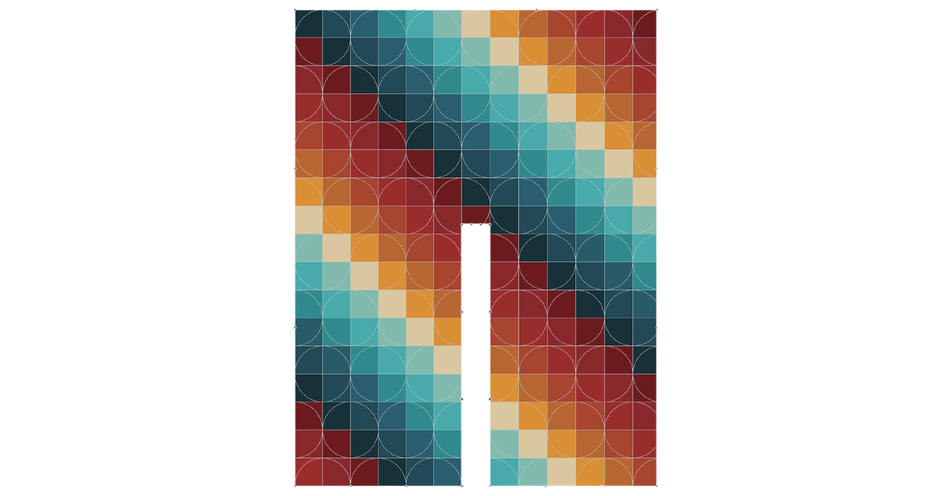
#> input picture 2D/data/cirrec/img.png, 952 x 496 px, shrunk from 1751 x 912 before the run, found by its file name
$ python Variational_2D.py
#> lines starting #> are read from the running program, lines starting #| are printed output that depends on the picture; after the words box and inside, x2 and y2 are one past the last pixel; in counts of white or black regions, pixels touching at a corner belong together
"""
Variational Anisotropic Green Coordinates for 2D shape deformation.
"""

import argparse
import math
import os
import re
import time

import imageio.v3 as iio
import matplotlib.pyplot as plt
from matplotlib.collections import QuadMesh
from matplotlib.path import Path
from matplotlib.widgets import Button
import numpy as np
from scipy import ndimage


# [8 lines left out: function anisotropic_matrix_sqrt, not called in this run]


def load_image_rgba(path):
#> called with path = './data/tower/img.png'
    img = iio.imread(path)
#> img is the input picture: shape (496, 952, 4); mean R, G, B, A 43.6, 38.7, 34.5, 88.8
    if img.ndim == 2:
        rgb = np.repeat(img[:, :, None], 3, axis=2)
        alpha = None
    elif img.shape[2] == 4:
        rgb = img[:, :, :3].copy()
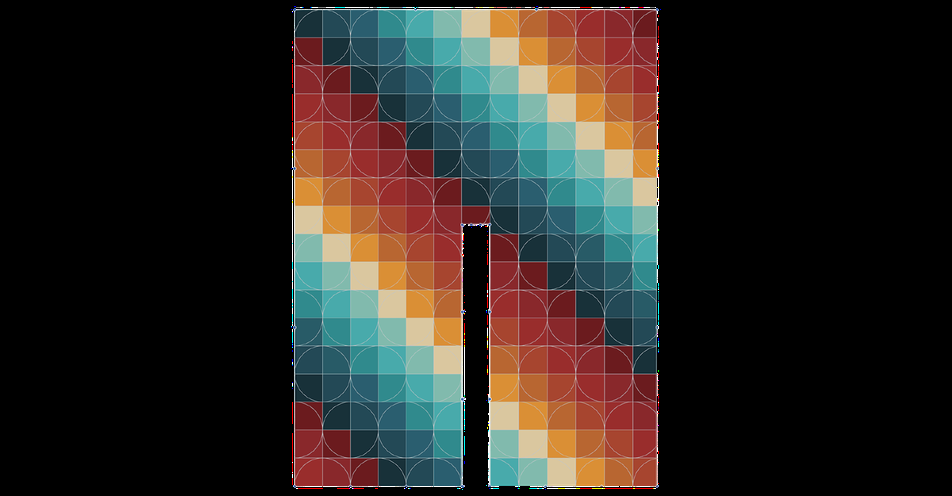
#> rgb: shape (496, 952, 3); mean R, G, B 43.6, 38.7, 34.5
        alpha = img[:, :, 3]
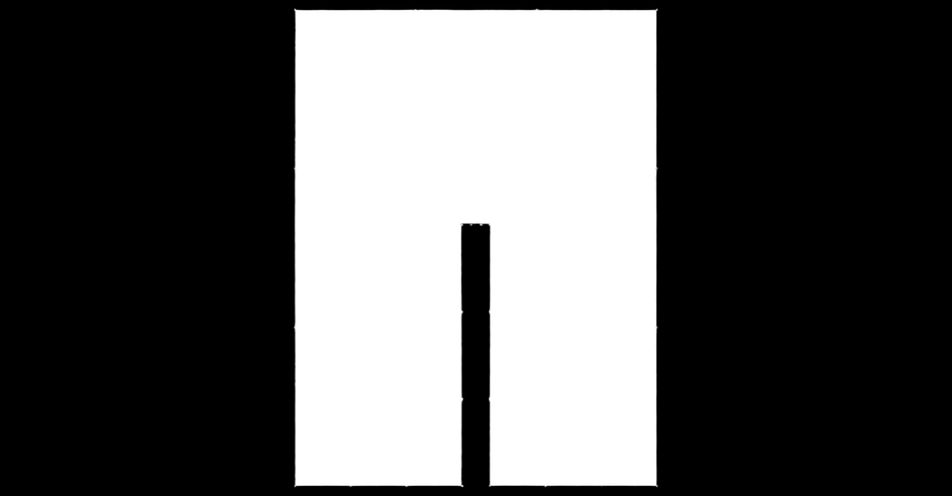
#> alpha: shape (496, 952); min 0, max 255, mean 88.8
        for c in range(3):
            rgb[:, :, c][alpha == 0] = 255
    else:
        rgb = img[:, :, :3].copy()
        alpha = None
    if rgb.dtype != np.uint8:
        rgb = np.clip(rgb, 0, 255).astype(np.uint8)
    return rgb, alpha


def load_cage(path):
    data = np.loadtxt(path)
    flat = np.asarray(data, dtype=float).ravel()
    if flat.size % 2 != 0:
        raise ValueError("Cage file must contain an even number of values.")
    return flat.reshape(-1, 2)


# [201 lines left out: functions parse_point_data, read_constraints_file, apply_coordinate_transform, poly2mask, bwperim, is_point_in_cage and 7 more, not called in this run]


def computeF_Kn_double_root(A, K, n, omega):
    return compute_G_integral(n, -2 * K, omega) / (A ** K)


# [17 lines left out: function computeF_Kn_closed_form, not called in this run]


def real_clean(x):
    x = np.real_if_close(x, tol=1000)
    return np.real(x).astype(float)


# [311 lines left out: functions compute_curve_coordinates_closed_form, compute_green_coord_values_for_point, finite_difference_green_derivatives, relative_error, max_abs_error, validate_closed_form_derivatives and 2 more, not called in this run]


def point_key(p):
    return f"{p[0]:.10f}_{p[1]:.10f}"


# [210 lines left out: functions compute_green_coord_derivatives_for_points, solve_local_step, solve_soft_constraints, sample_C_D_at_point, solve_global_step, variational_harmonic_map, not called in this run]


def apply_green_coords(coords, x):
    return np.sum(coords * np.asarray(x).reshape(1, 1, -1), axis=2)


# [5 lines left out: function make_safe_mask, not called in this run]


class VariationalAnisotropicApp:
    def __init__(
        self,
        folder,
        A,
        epsilon=5.0,
        samples_per_edge=10,
        lambda_user=100.0,
        lambda_hess=100.0,
    ):
        self.folder = folder
        self.lambda_user = float(lambda_user)
        self.lambda_hess = float(lambda_hess)

        self.img_path = os.path.join(".", "data", folder, "img.png")
        self.cage_path = os.path.join(".", "data", folder, "cage.txt")
        if not os.path.exists(self.cage_path):
            self.cage_path = os.path.join(".", "data", folder, "cage_variational.txt")
        self.constraints_path = os.path.join(".", "data", folder, "constraints.txt")

        self.img, alpha = load_image_rgba(self.img_path)
        self.h, self.w = self.img.shape[:2]
#> self.h = 496; self.w = 952

        if alpha is None:
            self.valid_mask = np.ones((self.h, self.w), dtype=bool)
        else:
            self.valid_mask = alpha > 0
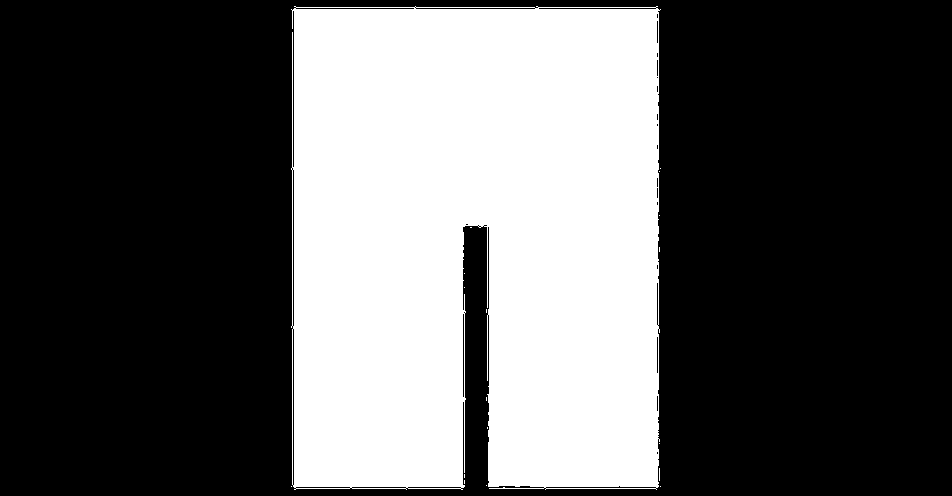
#> self.valid_mask: shape (496, 952) bool; 35.8% white; 18 white regions (17 under 20 px), largest, box (x1, y1, x2, y2) and area: (291, 6, 661, 490) 169032

        self.cage_points = load_cage(self.cage_path)
        self.current_cage = self.cage_points.copy()
        self.A = np.asarray(A, dtype=float)
        self.B, self.inv_B = anisotropic_matrix_sqrt(self.A)

        self.V0_math = np.vstack(
            [self.cage_points[:, 0], self.h - self.cage_points[:, 1] + 1.0]
        )

        X, Y = np.meshgrid(np.arange(1, self.w + 1), np.arange(1, self.h + 1))
        self.X0_grid = X
        self.Y0_grid = Y
        self.W_math = np.vstack([X.ravel(), self.h - Y.ravel() + 1.0])

        self.safe_in_mask = make_safe_mask(
            self.cage_points, self.valid_mask, self.h, self.w
        )

        cons = read_constraints_file(self.constraints_path)
        self.user_origin = apply_coordinate_transform(
            cons["user_constraints_origin"], self.h
        )
        self.user_deformed = apply_coordinate_transform(
            cons["user_constraints_deformed"], self.h
        )
        self.medial_points = apply_coordinate_transform(cons["medial_points"], self.h)

        self.boundary_samples = generate_boundary_samples(
            self.V0_math, self.h, epsilon, samples_per_edge
        )

        print(f"[INFO] image: {self.h} x {self.w}, cage vertices: {self.cage_points.shape[0]}")
        print(
            f"[INFO] position constraints: {self.user_origin.shape[0]}, "
            f"medial anchors: {self.medial_points.shape[0]}, "
            f"Hessian samples: {self.boundary_samples.shape[0]}"
        )
        print("[INFO] precomputing anisotropic Green coordinates...")
        t0 = time.perf_counter()
        self.C, self.D, _ = compute_anisotropic_green_coordinates(
            self.V0_math, self.W_math, self.A, self.B, self.inv_B, self.h, self.w
        )
        print(f"[INFO] precompute done in {time.perf_counter() - t0:.2f}s")

        self.fig = plt.figure("Variational Harmonic Map - Anisotropic", figsize=(8, 7))
        self.ax = self.fig.add_subplot(1, 1, 1)
        self.texture = None
        self.h_cage = None
        self.h_points = None
        self.h_user_points = None
        self.h_user_points_inner = None
        self.dragging = False
        self.dragged_point = None

        self.setup_axis()
        self.setup_controls()
        self.setup_events()

    # [250 lines left out: functions make_rgba, draw_texture, clear_texture, setup_axis, setup_controls, setup_events and 8 more, not called in this run]

    def show(self):
        plt.show()


def main():
    parser = argparse.ArgumentParser(
        description=(
            "Variational harmonic map anisotropic deformation."
        )
    )
    parser.add_argument(
        "--folder",
        default="tower",
        help=(
            "data/<folder> containing img.png, cage_variational.txt or cage.txt, "
            "and constraints.txt"
        ),
    )
    parser.add_argument(
        "--A", nargs=4, type=float,
        default=[1.5, 0.5, 0.5, 1.5],
        metavar=("A11", "A12", "A21", "A22"),
        help="Symmetric positive-definite 2x2 matrix in row-major order.",
    )
    parser.add_argument("--epsilon", type=float, default=5.0)
    parser.add_argument("--samples-per-edge", type=int, default=10)
    parser.add_argument(
        "--lambda-position",
        "--lambda-user",
        dest="lambda_user",
        type=float,
        default=100.0,
        help="lambda_1: user position constraint weight (default: 100.0)",
    )
    parser.add_argument(
        "--lambda-hessian",
        "--lambda-hess",
        dest="lambda_hess",
        type=float,
        default=100.0,
        help="lambda_2: Hessian smoothness weight (default: 100.0)",
    )
    parser.add_argument(
        "--check-derivatives",
        action="store_true",
        help=(
            "validate closed-form Jacobian/Hessian against numerical "
            "before showing GUI"
        ),
    )


    args = parser.parse_args()
    app = VariationalAnisotropicApp(
        args.folder,
        np.asarray(args.A, dtype=float).reshape(2, 2),
        args.epsilon,
        args.samples_per_edge,
        lambda_user=args.lambda_user,
        lambda_hess=args.lambda_hess,
    )

    if args.check_derivatives:
        check_points = unique_points(
            np.vstack(
                [
                    x
                    for x in [
                        app.medial_points,
                        app.user_origin,
                        app.boundary_samples,
                    ]
                    if x is not None and len(x)
                ]
            )
        )
        validate_closed_form_derivatives(
            app.V0_math,
            check_points,
            app.A,
            app.B,
            app.inv_B,
        )

    app.show()


if __name__ == "__main__":
#> (the run stopped early here; a loop or call above may not have finished)
